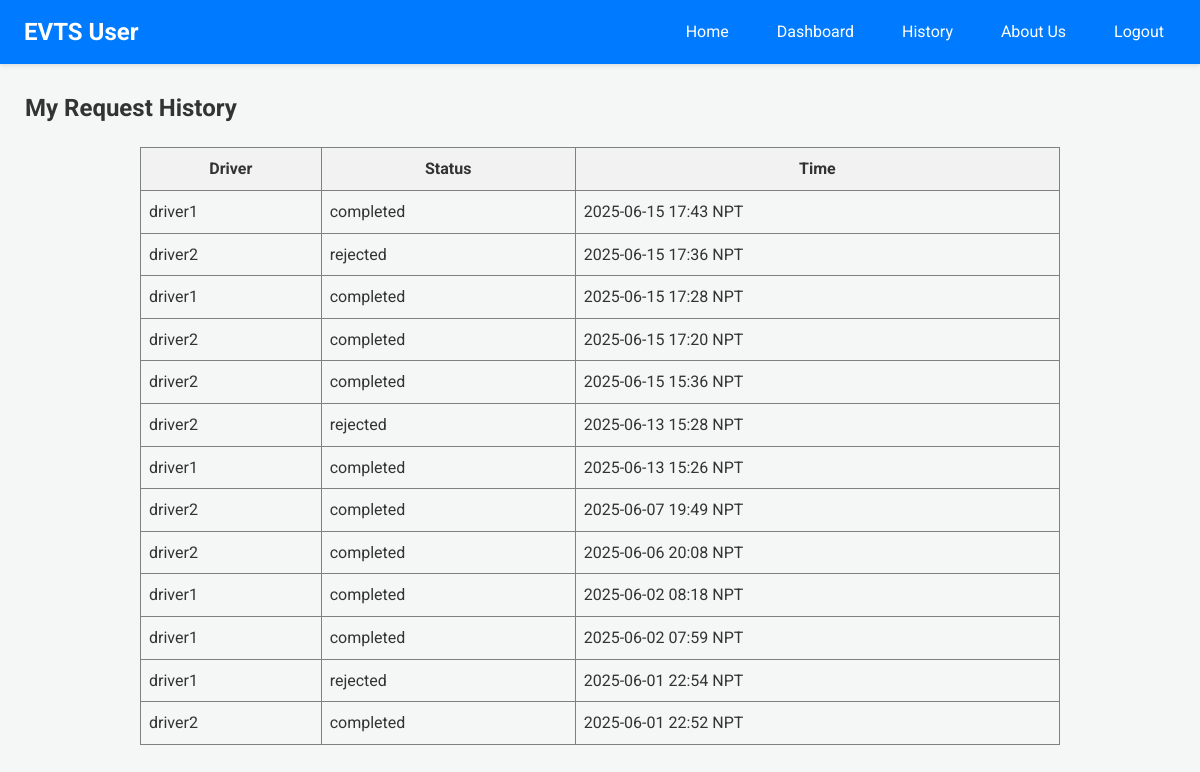
Before: /user-history (signed in) with the older database file.
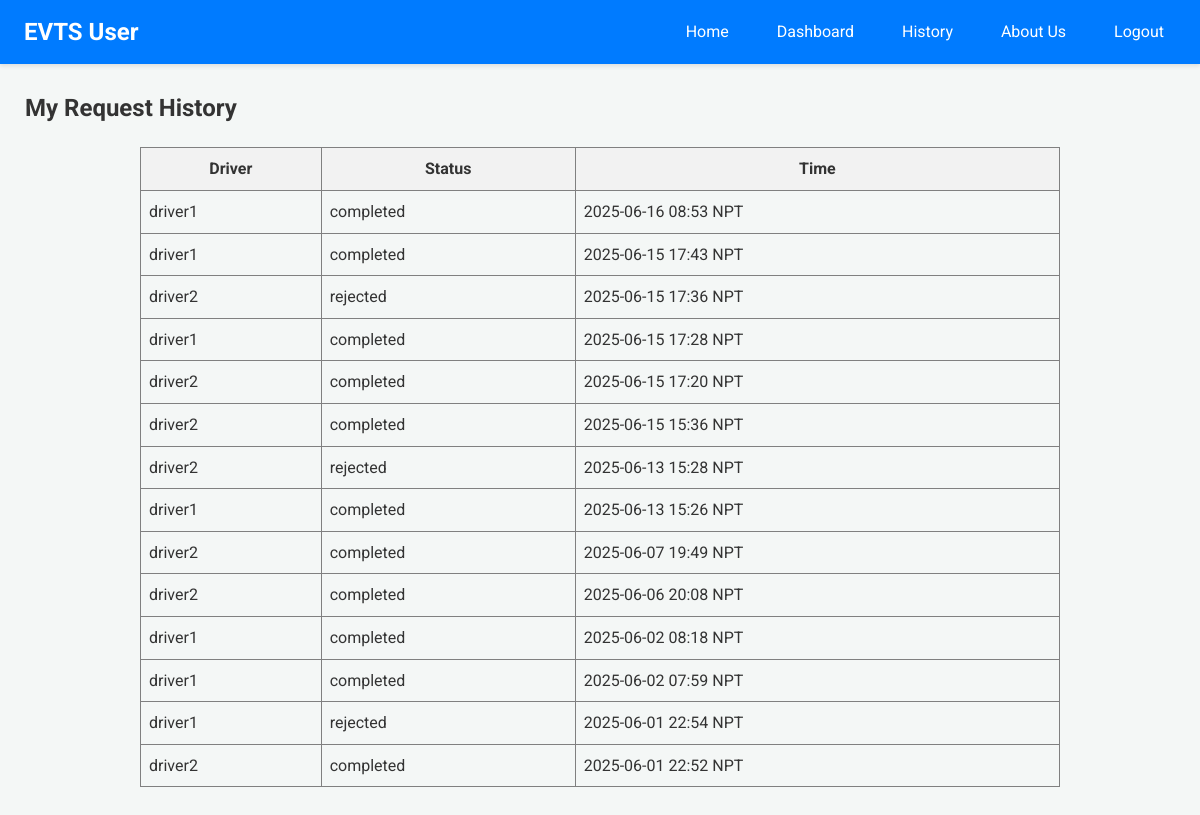
After: the same page with the newer database file.
### app.py (models this page shows)
class Driver(db.Model):
    email = db.Column(db.String(120), primary_key=True)
    name = db.Column(db.String(100))
    phone = db.Column(db.String(15))
    password = db.Column(db.String(100))
    vehicle = db.Column(db.String(50))
    node = db.Column(db.String(10), nullable=False)

class RideRequest(db.Model):
    __tablename__ = 'ride_request'
    id = db.Column(db.Integer, primary_key=True)
    user_email = db.Column(db.String(100), nullable=False)
    driver_email = db.Column(db.String(100), nullable=False)
    user_latitude_at_request = db.Column(db.Float, nullable=True)
    user_longitude_at_request = db.Column(db.Float, nullable=True)
    timestamp = db.Column(db.DateTime, default=lambda: datetime.now(timezone.utc))
    status = db.Column(db.String(20), default='Pending')

### app.py (the view)
@app.route('/user-history')
@login_required_user
def user_history():
    reqs_db = RideRequest.query.filter_by(user_email=session['user']).order_by(RideRequest.timestamp.desc()).all()
    s_reqs = [{'driver_name': (Driver.query.get(r.driver_email).name or r.driver_email if Driver.query.get(r.driver_email) else "N/A"),
               'status': r.status, 'timestamp': format_datetime_npt(r.timestamp)} for r in reqs_db]
    response = make_response(render_template('user_history.html', requests=s_reqs))
    return add_no_cache_to_response(response)

### app.py (called while the page is built)
def format_datetime_npt(dt_utc):
    if dt_utc is None: return "N/A"
    if dt_utc.tzinfo is None or dt_utc.tzinfo.utcoffset(dt_utc) is None:
        dt_utc = dt_utc.replace(tzinfo=timezone.utc)
    else:
        dt_utc = dt_utc.astimezone(timezone.utc)
    dt_npt = dt_utc.astimezone(NPT)
    return dt_npt.strftime('%Y-%m-%d %H:%M NPT')

def login_required_user(f):
    @wraps(f)
    def decorated_function(*args, **kwargs):
        if 'user' not in session:
            return redirect(url_for('login', next=request.url))
        return f(*args, **kwargs)
    return decorated_function

def add_no_cache_to_response(response):
    response.headers["Cache-Control"] = "no-cache, no-store, must-revalidate, public, max-age=0"
    response.headers["Pragma"] = "no-cache"
    response.headers["Expires"] = "0"
    return response

### templates/user_history.html
{% extends 'user_base.html' %}
{% block content %}
<h2>My Request History</h2>
{% if requests %}
<table border="1" cellpadding="8" cellspacing="0" style="border-collapse: collapse; width: 80%; margin: 20px auto;">
  <thead>
    <tr style="background-color: #f2f2f2;">
      <th>Driver</th>
      <th>Status</th>
      <th>Time</th>
    </tr>
  </thead>
  <tbody>
  {% for req in requests %}
  <tr>
    <td>{{ req.driver_name }}</td>
    <td>{{ req.status }}</td>
    <td>{{ req.timestamp }}</td>
  </tr>
  {% endfor %}
  </tbody>
</table>
{% else %}
<p>You have no ride request history.</p>
{% endif %}
{% endblock %}

Changed rows visible on the page:
added RideRequest: status "completed"
Other visible differences:
new list line: "driver1"
new list line: "2025-06-16 08:53 NPT"
